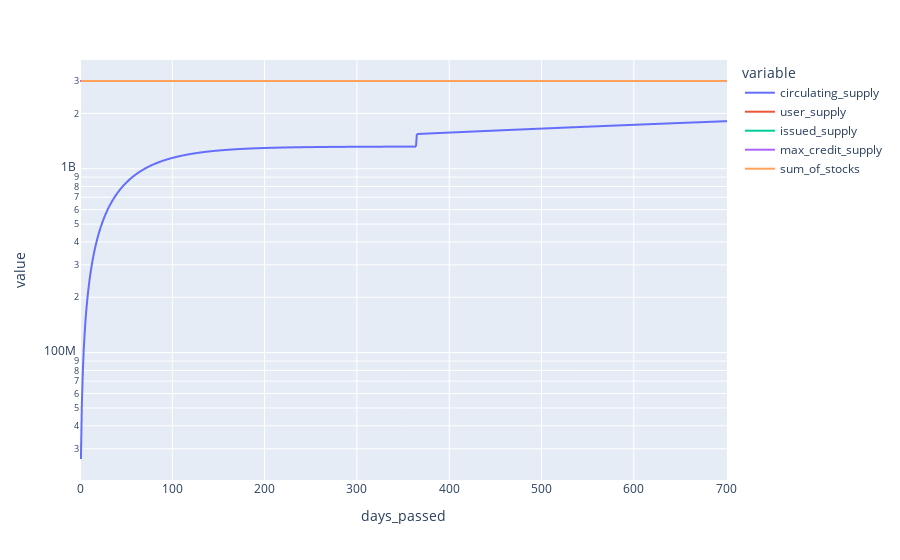

Notebook code cell kept with this figure:
### Code cell
px.line(sim_df, 
        x='days_passed', 
        y=[el for el in sim_df.columns if "supply" in el] + ['sum_of_stocks'],
        log_y=True)

### Figure 1 — Plotly figure (JSON) as saved in the notebook; plotly's stock layout.template omitted (floating-point values rounded to 4 significant figures; data arrays with more than 128 entries replaced by an {"elided": "..."} marker saying what was removed)
{"data": [{"hovertemplate": "variable=circulating_supply<br>days_passed=%{x}<br>value=%{y}<extra></extra>", "legendgroup": "circulating_supply", "line": {"color": "#636efa", "dash": "solid"}, "marker": {"symbol": "circle"}, "mode": "lines", "name": "circulating_supply", "showlegend": true, "type": "scattergl", "x": {"elided": "702 int values"}, "xaxis": "x", "y": {"elided": "702 float values"}, "yaxis": "y"}, {"hovertemplate": "variable=user_supply<br>days_passed=%{x}<br>value=%{y}<extra></extra>", "legendgroup": "user_supply", "line": {"color": "#EF553B", "dash": "solid"}, "marker": {"symbol": "circle"}, "mode": "lines", "name": "user_supply", "showlegend": true, "type": "scattergl", "x": {"elided": "702 int values"}, "xaxis": "x", "y": {"elided": "702 null values"}, "yaxis": "y"}, {"hovertemplate": "variable=issued_supply<br>days_passed=%{x}<br>value=%{y}<extra></extra>", "legendgroup": "issued_supply", "line": {"color": "#00cc96", "dash": "solid"}, "marker": {"symbol": "circle"}, "mode": "lines", "name": "issued_supply", "showlegend": true, "type": "scattergl", "x": {"elided": "702 int values"}, "xaxis": "x", "y": {"elided": "702 null values"}, "yaxis": "y"}, {"hovertemplate": "variable=max_credit_supply<br>days_passed=%{x}<br>value=%{y}<extra></extra>", "legendgroup": "max_credit_supply", "line": {"color": "#ab63fa", "dash": "solid"}, "marker": {"symbol": "circle"}, "mode": "lines", "name": "max_credit_supply", "showlegend": true, "type": "scattergl", "x": {"elided": "702 int values"}, "xaxis": "x", "y": {"elided": "702 int values"}, "yaxis": "y"}, {"hovertemplate": "variable=sum_of_stocks<br>days_passed=%{x}<br>value=%{y}<extra></extra>", "legendgroup": "sum_of_stocks", "line": {"color": "#FFA15A", "dash": "solid"}, "marker": {"symbol": "circle"}, "mode": "lines", "name": "sum_of_stocks", "showlegend": true, "type": "scattergl", "x": {"elided": "702 int values"}, "xaxis": "x", "y": {"elided": "702 float values"}, "yaxis": "y"}], "layout": {"legend": {"title": {"text": "variable"}, "tracegroupgap": 0}, "margin": {"t": 60}, "xaxis": {"anchor": "y", "domain": [0, 1], "title": {"text": "days_passed"}}, "yaxis": {"anchor": "x", "domain": [0, 1], "title": {"text": "value"}, "type": "log"}}}
